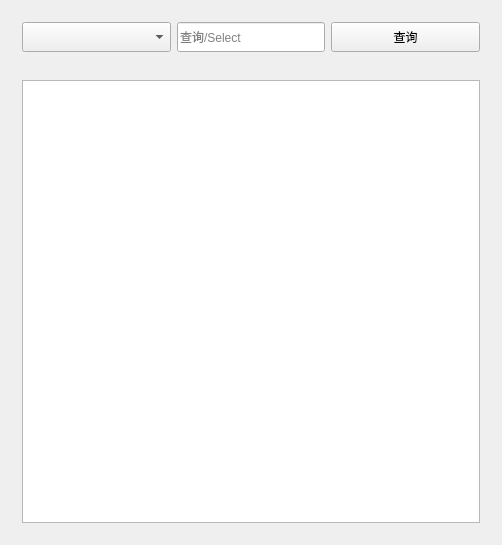
<?xml version="1.0" encoding="UTF-8"?>
<ui version="4.0">
 <class>LeaderboardFeatureClass</class>
 <widget class="QMainWindow" name="LeaderboardFeatureClass">
  <property name="geometry">
   <rect>
    <x>0</x>
    <y>0</y>
    <width>502</width>
    <height>545</height>
   </rect>
  </property>
  <property name="windowTitle">
   <string>LeaderboardFeature</string>
  </property>
  <widget class="QWidget" name="centralWidget">
   <layout class="QVBoxLayout" name="verticalLayout_2" stretch="1,9">
    <item>
     <widget class="QWidget" name="OperationWidget" native="true">
      <layout class="QHBoxLayout" name="horizontalLayout_3">
       <item>
        <widget class="QComboBox" name="leaderboardComboBox">
         <property name="sizePolicy">
          <sizepolicy hsizetype="Preferred" vsizetype="Preferred">
           <horstretch>0</horstretch>
           <verstretch>0</verstretch>
          </sizepolicy>
         </property>
        </widget>
       </item>
       <item>
        <widget class="QLineEdit" name="leaderboardSelectEdit">
         <property name="sizePolicy">
          <sizepolicy hsizetype="Preferred" vsizetype="Preferred">
           <horstretch>0</horstretch>
           <verstretch>0</verstretch>
          </sizepolicy>
         </property>
         <property name="placeholderText">
          <string>查询/Select</string>
         </property>
        </widget>
       </item>
       <item>
        <widget class="QPushButton" name="leaderboardSelectBtn">
         <property name="sizePolicy">
          <sizepolicy hsizetype="Preferred" vsizetype="Preferred">
           <horstretch>0</horstretch>
           <verstretch>0</verstretch>
          </sizepolicy>
         </property>
         <property name="text">
          <string>查询</string>
         </property>
        </widget>
       </item>
      </layout>
     </widget>
    </item>
    <item>
     <widget class="QWidget" name="widget" native="true">
      <layout class="QVBoxLayout" name="verticalLayout">
       <item>
        <widget class="QTableView" name="leaderboardTable"/>
       </item>
      </layout>
     </widget>
    </item>
   </layout>
  </widget>
 </widget>
 <layoutdefault spacing="6" margin="11"/>
 <resources/>
 <connections/>
</ui>
